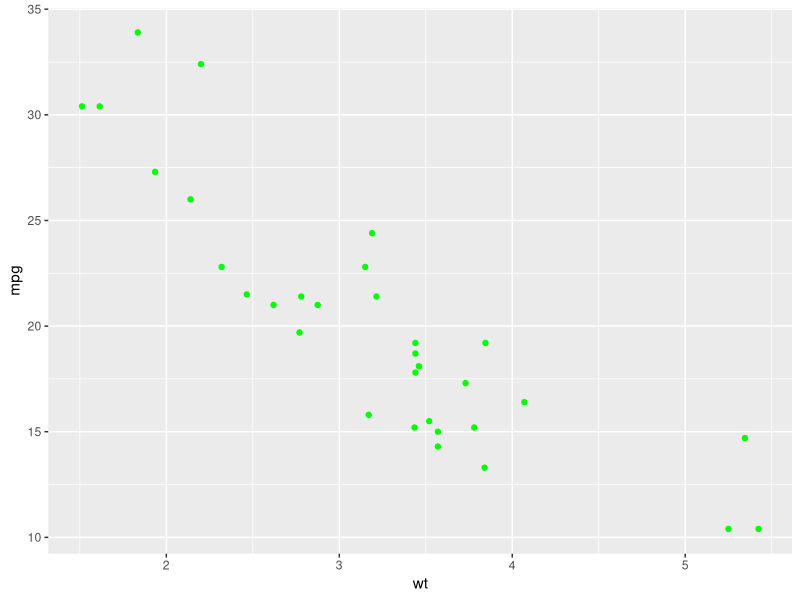
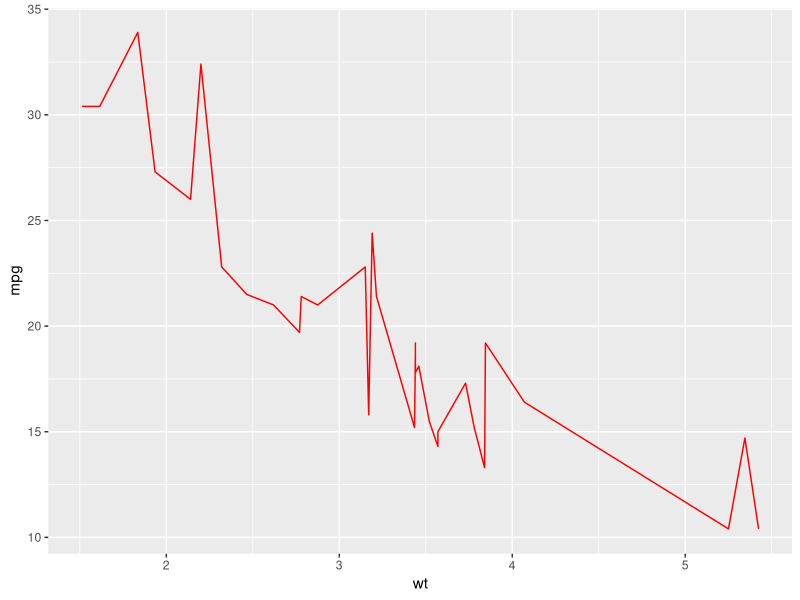
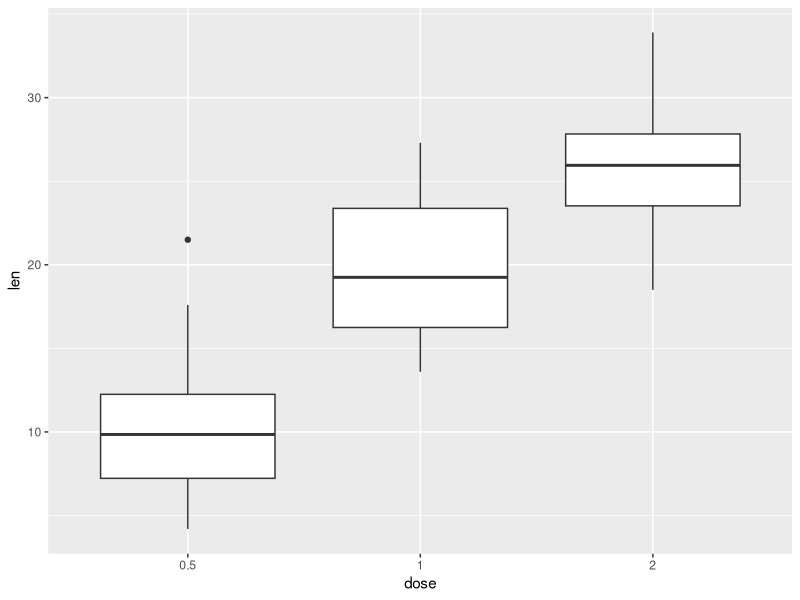

Recreate these plots in R, in order.
## ---- chunk 1
library(ggplot2)
data("mtcars")
p <- ggplot(mtcars,aes(wt,mpg))
p + geom_point(color="green")

ggplot(data=mtcars,aes(x=wt,y=mpg))+geom_line(color="red",linetype=1)

ToothGrowth$dose <- as.factor(ToothGrowth$dose)
head(ToothGrowth)
ggplot(ToothGrowth, aes(x=dose, y=len))+geom_boxplot()

